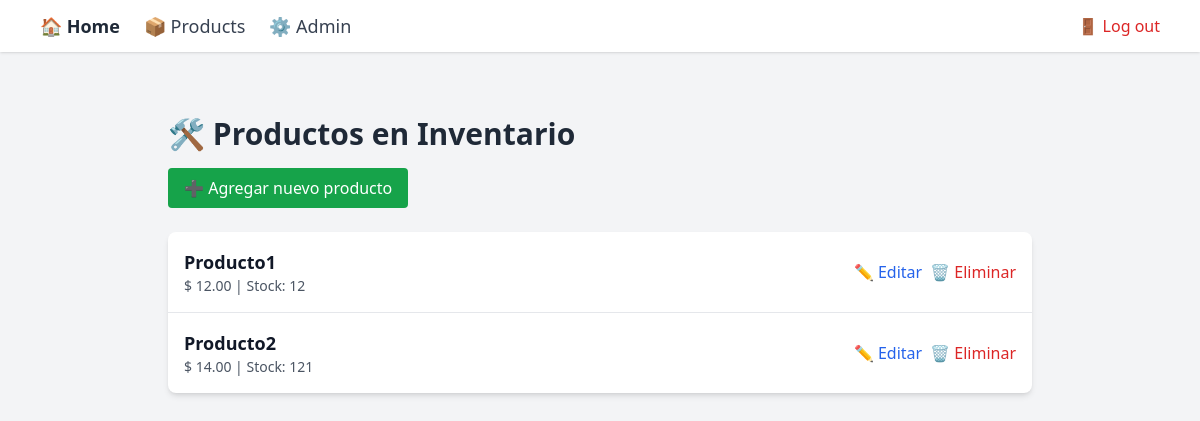
The app's page /products/ (signed in), older data.
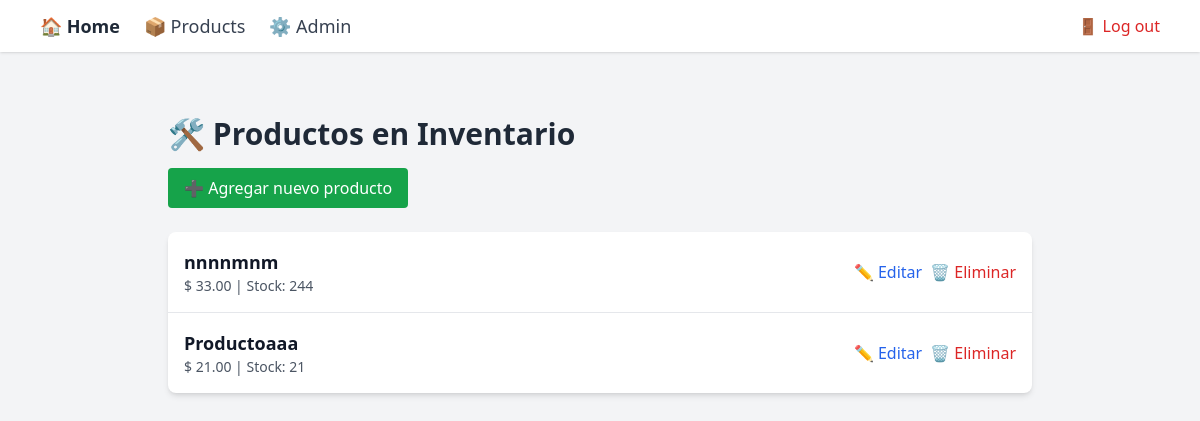
The same page, newer data.
### products/models.py (models this page shows, shortened)
class Product(models.Model):
    name = models.CharField("Nombre", max_length=100)
    description = models.TextField("Descripción", blank=True)
    code = models.CharField("Código del producto", max_length=50, unique=True)
    category = models.CharField("Categoría", max_length=50)
    brand = models.CharField("Marca", max_length=50, blank=True)
    price = models.DecimalField("Precio", max_digits=10, decimal_places=2)
    stock = models.PositiveIntegerField("Stock disponible")
    unit = models.CharField("Unidad de medida", max_length=20, default="unidad")
    is_active = models.BooleanField("Está activo", default=True)
    is_taxable = models.BooleanField("Gravado con IVA", default=True)
    created_at = models.DateTimeField("Fecha de creación", auto_now_add=True)
    updated_at = models.DateTimeField("Última actualización", auto_now=True)

### products/views.py (the view)
# urls.py: path('', views.product_list, name='product_list'),
@login_required
def product_list(request):
    products = Product.objects.all()
    return render(request, 'products/list.html', {'products': products})

### products/templates/products/list.html (shortened to what this page needs)
{% extends 'products/base.html' %}
{% block content %}
<div class="max-w-4xl mx-auto py-8 px-4">
    <header class="mb-6">
        <h1 class="text-3xl font-bold text-gray-800 mb-4">🛠️ Productos en Inventario</h1>
        <a href="{% url 'product_create' %}" class="inline-block bg-green-600 text-white px-4 py-2 rounded hover:bg-green-700 transition">
            ➕ Agregar nuevo producto
        </a>
    </header>
    <div class="bg-white shadow-md rounded-lg overflow-hidden">
        <ul class="divide-y divide-gray-200">
            {% for product in products %}
                <li class="p-4 flex justify-between items-center">
                    <div>
                        <p class="text-lg font-semibold text-gray-900">{{ product.name }}</p>
                        <p class="text-sm text-gray-600">$ {{ product.price }} | Stock: {{ product.stock }}</p>
                    </div>
                    <div class="flex gap-2">
                        <a href="{% url 'product_update' product.id %}" class="text-blue-600 hover:underline">✏️ Editar</a>
                        <a href="{% url 'product_delete' product.id %}" class="text-red-600 hover:underline">🗑️ Eliminar</a>
                    </div>
                </li>
            {% empty %}
                <li class="p-4 text-gray-500">No hay productos en el inventario.</li>
            {% endfor %}
        </ul>
    </div>
</div>
{% endblock %}

### products/templates/products/base.html (shortened to what this page needs)
{% load static %}
<!DOCTYPE html>
<html lang="es">
<head>
    <script src="https://cdn.tailwindcss.com"></script>
</head>
<body class="bg-gray-100 font-sans">
    <nav class="bg-white shadow mb-8">
        <div class="max-w-6xl mx-auto px-4 py-3 flex justify-between items-center">
            <div class="flex gap-6 items-center">
                <a href="{% url 'home' %}" class="text-lg font-semibold text-gray-800 hover:text-blue-600">🏠 Home</a>
                <a href="{% url 'product_list' %}" class="text-lg text-gray-700 hover:text-blue-600">📦 Products</a>
                {% if user.is_authenticated %}
                    <a href="/admin/" class="text-lg text-gray-700 hover:text-blue-600">⚙️ Admin</a>
                {% endif %}
            </div>
            <div class="flex gap-4 items-center">
                {% if user.is_authenticated %}
                    <form method="post" action="{% url 'logout' %}">
                        <button class="text-red-600 hover:underline font-medium">🚪 Log out</button>
                    </form>
                {% else %}
                    <a href="{% url 'login' %}" class="text-blue-600 hover:underline font-medium">🔐 Login</a>
                {% endif %}
            </div>
        </div>
    </nav>
    <div class="px-4">
        {% block content %}{% endblock %}
    </div>
</body>
</html>

Row changes from the older to the newer data that the page shows:
removed Product: name "Producto1", price "12.00", stock "12"
removed Product: name "Producto2", price "14.00", stock "121"
added Product: name "nnnnmnm", price "33.00", stock "244"
added Product: name "Productoaaa", price "21.00", stock "21"
